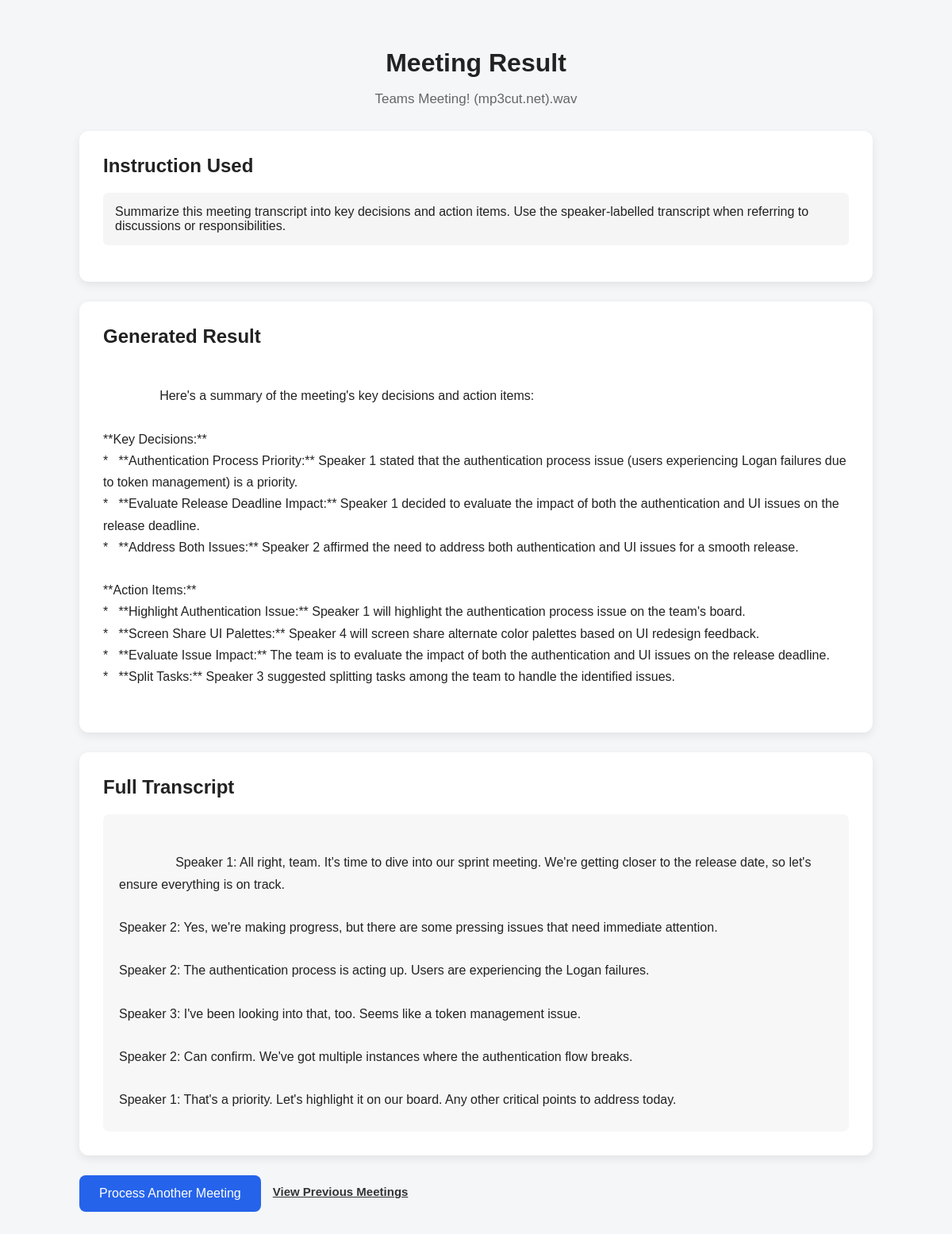
The page /result/3 on the database its author committed.
### tables this page shows
CREATE TABLE meetings (

            id INTEGER PRIMARY KEY AUTOINCREMENT,

            filename TEXT NOT NULL,

            transcript TEXT NOT NULL,

            user_prompt TEXT NOT NULL,

            result TEXT NOT NULL,

            created_at TIMESTAMP DEFAULT CURRENT_TIMESTAMP

        );

### app.py (the view)
@app.route("/result/<int:meeting_id>")
def meeting_result(meeting_id):
    meeting = get_meeting(meeting_id)
    if meeting is None:
        flash("Meeting not found.")
        return redirect(
            url_for("index")
        )
    return render_template(
        "result.html",
        filename=meeting["filename"],
        transcript=meeting["transcript"],
        result=meeting["result"],
        user_prompt=meeting["user_prompt"]
    )

### database.py (called while the page is built)
def get_connection():
    connection = sqlite3.connect(DATABASE)
    connection.row_factory = sqlite3.Row
    return connection

def get_meeting(meeting_id):
    connection = get_connection()
    cursor = connection.cursor()
    cursor.execute(
        """
        SELECT *

        FROM meetings

        WHERE id = ?
        """,
        (meeting_id,)
    )
    meeting = cursor.fetchone()
    connection.close()
    return meeting

### templates/result.html (shortened to what this page needs)
<!DOCTYPE html>
<html lang="en">
<head>
    <link rel="stylesheet"
          href="{{ url_for('static', filename='style.css') }}">
</head>
<body>
    <div class="container">
        <header class="result-header">
            <h1>Meeting Result</h1>
            <p class="file-name">
                {{ filename }}
            </p>
        </header>
        <div class="result-card">
            <h2>Instruction Used</h2>
            <p class="prompt-text">
                {{ user_prompt }}
            </p>
        </div>
        <div class="result-card">
            <h2>Generated Result</h2>
            <div class="generated-result">
                {{ result }}
            </div>
        </div>
        <div class="result-card">
            <h2>Full Transcript</h2>
            <div class="transcript">
                {{ transcript }}
            </div>
        </div>
        <div class="button-group">
            <a href="{{ url_for('index') }}"
               class="button">
                Process Another Meeting
            </a>
            <a
                href="{{ url_for('history') }}"
                class="history-link"
            >
                View Previous Meetings
            </a>
        </div>
    </div>
</body>
</html>

### static/style.css (style rules this page uses)
* { box-sizing: border-box; }
body { margin: 0; font-family: Arial, sans-serif; background: #f4f6f8; color: #222; }
.container { width: 90%; max-width: 1000px; margin: auto; padding: 40px 0; }
header { text-align: center; margin-bottom: 30px; }
header h1 { margin-bottom: 10px; }
header p { color: #666; font-size: 17px; }
.upload-card, .result-card, .history-list { background: white; padding: 30px; border-radius: 12px; margin-bottom: 25px; box-shadow: 0 4px 12px rgba(0,0,0,0.08); }
button, .button { display: inline-block; border: none; padding: 14px 25px; border-radius: 8px; background: #2563eb; color: white; text-decoration: none; cursor: pointer; font-size: 16px; }
.result-card h2 { margin-top: 0; }
.transcript { white-space: pre-wrap; line-height: 1.7; max-height: 400px; overflow-y: auto; background: #f7f7f7; padding: 20px; border-radius: 8px; }
.button-group { display: flex; gap: 15px; flex-wrap: wrap; }
.history-link { color: #2563eb; text-decoration: none; font-weight: bold; }
.prompt-text { background: #f5f5f5; padding: 15px; border-radius: 6px; }
.generated-result { white-space: pre-wrap; line-height: 1.7; }
.file-name { color: #666; }
.history-link { display: inline-block; margin-top: 12px; color: #333; text-decoration: underline; font-size: 15px; }

### rows shown on the page
meetings: filename "Teams Meeting! (mp3cut.net).wav", user_prompt "Summarize this meeting transcript into key decisions and action items. Use the speaker-labelled transcript when referring to discussions or responsibilities.", result "Here's a summary of the meeting's key decisions and action items: **Key Decisions:** * **Authentication Process Priority:** Speaker 1 stated that the authentication process issue (users experiencing Logan failures due to token management) is a priority. * **Evaluate Release Deadline Impact:** Speaker 1 decided to evaluate the impact of both the authentication and UI issues on the release deadline. * **Address Both Issues:** Speaker 2 affirmed the need to address both authentication and UI issues for a smooth release. **Action Items:** * **Highlight Authentication Issue:** Speaker 1 will highlight the authentication process issue on the team's board. * **Screen Share UI Palettes:** Speaker 4…"
